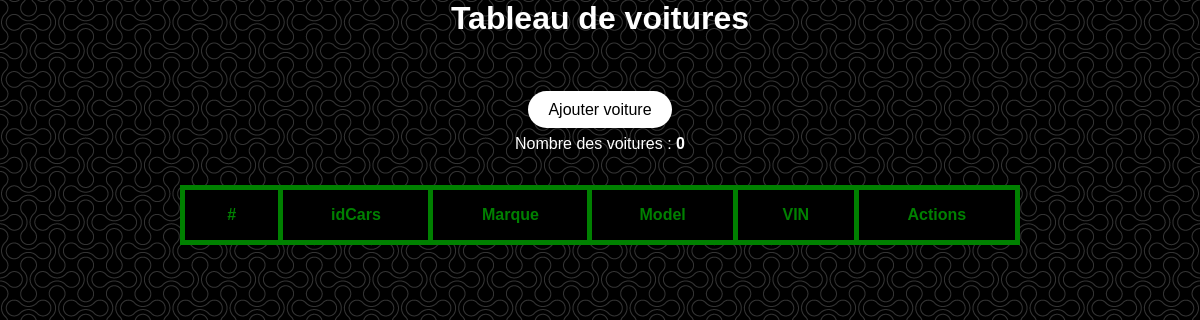
Before: /php/tableCars.php with the older database file.
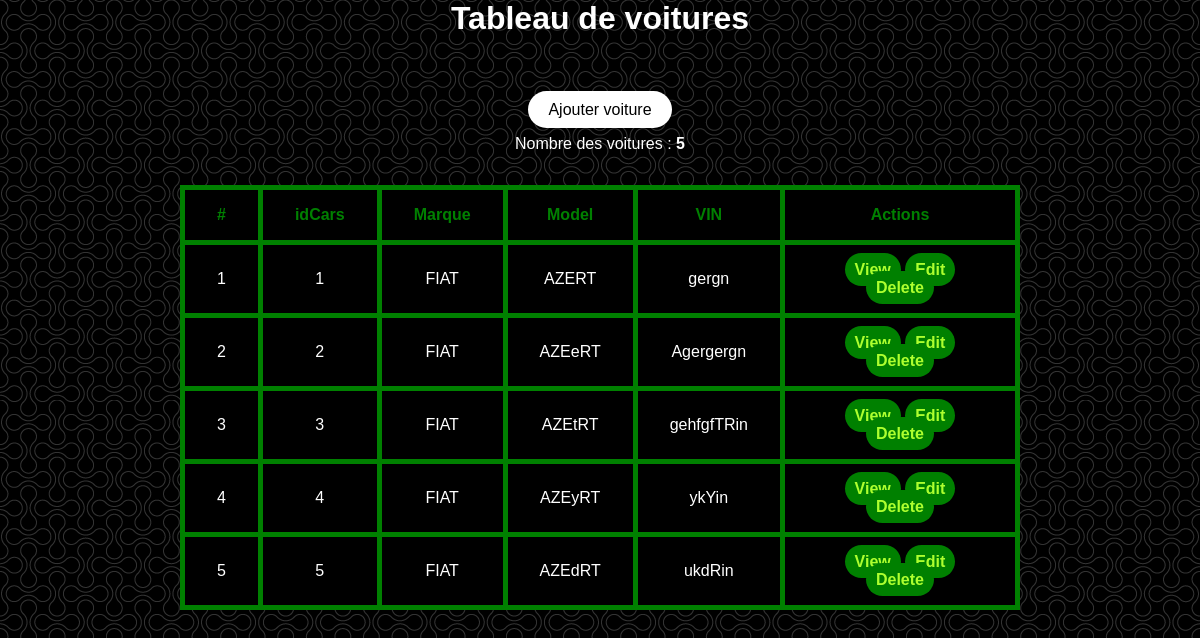
After: the same page with the newer database file.
### tables this page shows
CREATE TABLE cars(
    id_cars int AUTO_INCREMENT PRIMARY KEY,
    marque varchar(50),
    model varchar(50),
    annee int(3),
    vin varchar(50) UNIQUE,
    prix int(3),
    type_moteur varchar(50),
    transmission varchar(50),
    couleur varchar(50),
    kilometre int(3),
    nom_proprietaire varchar(50),
    numero_plaque varchar(50),
    etat_region varchar(50),
    statut_actuel varchar(50),
    Commentaires_Notes varchar(50),
    photo varchar(50));

### php/tableCars.php (the view, shortened to what this page needs)
<?php
include 'connect.php';
$query = "SELECT * from cars";
$result = mysqli_query($con, $query);
$cars = mysqli_fetch_all($result, MYSQLI_ASSOC);
$num_cars = count($cars);
$num = 0;
?>
<!DOCTYPE html>
<html lang="en">
<head>
    <link rel="stylesheet" href="../css/tableUserse.css">
</head>
<body>
    <div class="container">
        <h1>Tableau de voitures</h1>
        <div class="btn">
            <a href="addCar.php">Ajouter voiture</a>
        </div>
        <p>Nombre des voitures : <span style="font-weight: bolder;"><?= $num_cars ?></span></p>
        <div class="table">
            <table>
                <tr>
                    <th>#</th>
                    <th>idCars</th>
                    <th>Marque</th>
                    <th>Model</th>
                    <th>VIN</th>
                    <th>Actions</th>
                </tr>
                <?php foreach ($cars as $car): ?>
                    <tr>
                        <td><?= $num += 1 ?></td>
                        <td><?= $car['id_cars'] ?></td>
                        <td><?= $car['marque'] ?></td>
                        <td><?= $car['model'] ?></td>
                        <td><?= $car['vin'] ?></td>
                        <td>
                            <a href="viewCar.php?id=<?= $car['id_cars']?>" class="view">View</a>
                            <a href="editCar.php?id=<?= $car['id_cars']?>" class="edit">Edit</a>
                            <a href="tableCars.php?id=<?= $car['id_cars']?>" class="delete" onclick="return confirm('Tu es sûr ?')" delete>Delete</a>
                        </td>
                    </tr>
                <?php endforeach ?>
            </table>
        </div>
    </div>
</body>
</html>

Changed rows visible on the page:
added cars: num "1", id_cars "1", marque "FIAT", model "AZERT", vin "gergn"
added cars: num "2", id_cars "2", marque "FIAT", model "AZEeRT", vin "Agergergn"
added cars: num "3", id_cars "3", marque "FIAT", model "AZEtRT", vin "gehfgfTRin"
added cars: num "4", id_cars "4", marque "FIAT", model "AZEyRT", vin "ykYin"
added cars: num "5", id_cars "5", marque "FIAT", model "AZEdRT", vin "ukdRin"
Other visible differences:
$num_cars: "0" → "5"
